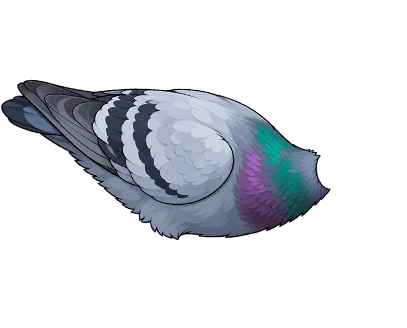
#> input picture tools/yard/pigeon/source/body.png, 407 x 328 px; its folder holds 4 pictures in this run
$ python build.py
#> lines starting #> are read from the running program, lines starting #| are printed output that depends on the picture
"""The yard pigeon in the artist's layers (tools/yard/pigeon/source/*.png, all on one 509×400 canvas)
→ public/assets/yard/pigeon/<layer>.webp, the same box for all so they stack (client/art/pigeons.tsx)."""
import glob, os
from PIL import Image

HERE = os.path.dirname(os.path.abspath(__file__))
OUT = os.path.abspath(os.path.join(HERE, "..", "..", "..", "public", "assets", "yard", "pigeon"))
os.makedirs(OUT, exist_ok=True)
for f in sorted(glob.glob(os.path.join(HERE, "source", "*.png"))):
    if os.path.basename(f).startswith("ref-"):
        continue  # the artist's pose references (walk, peck, fly), not used in the game
    im = Image.open(f).convert("RGBA").resize((254, 200), Image.LANCZOS)
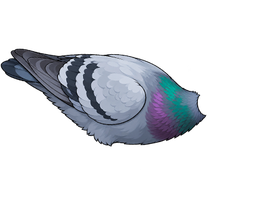
#> im: PIL image 254x200 RGBA; mean R, G, B, A 25.7, 28.5, 33.1, 60.4; transparent parts drawn white
    im.save(os.path.join(OUT, os.path.splitext(os.path.basename(f))[0] + ".webp"), quality=75, method=6)
    print(os.path.basename(f))
